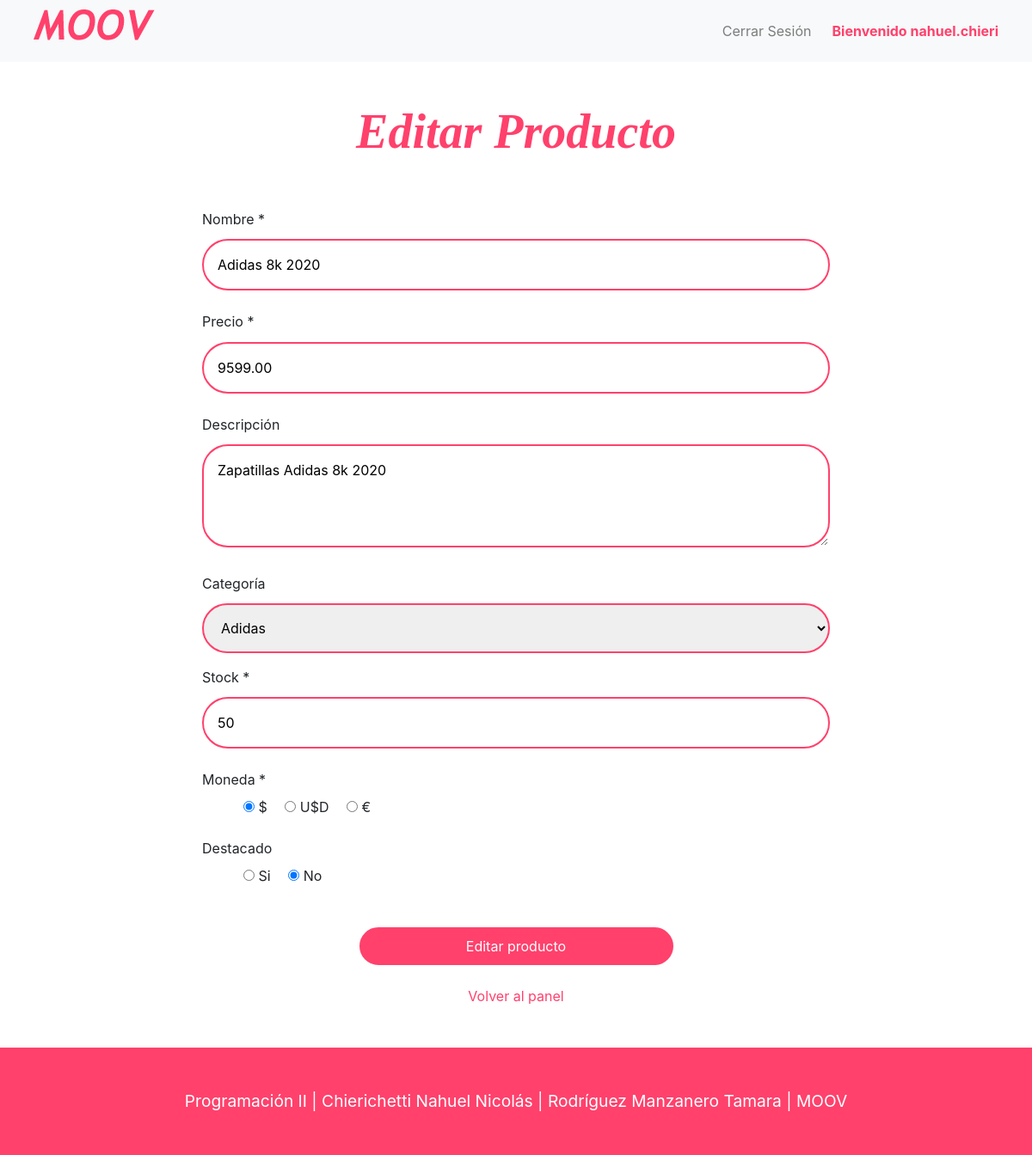
Page /panel/index.php?seccion=alta_producto&id=2 (signed in) on the committed database.
### tables this page shows
CREATE TABLE productos (
    productos_id      INT UNSIGNED AUTO_INCREMENT NOT NULL PRIMARY KEY,
    nombre            VARCHAR(80)                 NOT NULL,
    descripcion       VARCHAR(400)                NOT NULL,
    precio            FLOAT(8,2)				  NOT NULL,
    stock             INT UNSIGNED                DEFAULT 0,
    imagen            VARCHAR(80),              
    destacado         TINYINT UNSIGNED DEFAULT 0,
    monedas_id_fk     TINYINT UNSIGNED            NOT NULL,

    FOREIGN KEY (monedas_id_fk) REFERENCES monedas (monedas_id) ON DELETE CASCADE ON UPDATE CASCADE
);

CREATE TABLE monedas (
    monedas_id     TINYINT UNSIGNED AUTO_INCREMENT NOT NULL PRIMARY KEY,
    moneda         VARCHAR(80)                 NOT NULL,
    detalle        VARCHAR(255)                NOT NULL 
);

### panel/secciones/alta_producto.php (the view, shortened to what this page needs)
<?php
$sql_categorias = "SELECT * FROM categorias;";
$db_categorias = mysqli_query($conexion, $sql_categorias);
$sql_monedas = "SELECT * FROM monedas;";
$db_monedas = mysqli_query($conexion, $sql_monedas);
$prod_cate = [];
$producto = [];
$accion = 'Crear';
$archivo = 'proceso_alta.php';
if (!empty($_GET['id'])) {
    $producto_id = $_GET['id'];
    $sql_productos = "SELECT * FROM productos WHERE productos_id = $producto_id";
    $db_productos = mysqli_query($conexion, $sql_productos);
    $accion = 'Editar';
    $archivo = 'proceso_editar.php';
    $producto = mysqli_fetch_assoc($db_productos);
    $sql_categorias_productos = "SELECT categorias_id_fk FROM productos_tienen_categorias WHERE productos_id_fk=$producto_id;";
    $db_categorias_productos = mysqli_query($conexion, $sql_categorias_productos);
    while ($res_categorias_productos = mysqli_fetch_assoc($db_categorias_productos)) {
        $prod_cate[] = $res_categorias_productos['categorias_id_fk'];
    }
}
?>
<section class="container">
    <div class="row">
        <h2 class="col-12 text-center pt-5 pb-5"><?= $accion ?> Producto</h2>
        <form action="procesos/<?= $archivo ?>" method="POST" enctype="multipart/form-data" class="col-12 col-md-8 m-auto pb-5">
            <div>
                <label for="nombre">Nombre *</label>
                <input class="w-100 p-3 mb-4" placeholder="Nombre" type="text" id="nombre" name="nombre" value="<?= isset($producto['nombre']) ? $producto['nombre'] : '' ?>">
            </div>
            <div>
                <label for="precio">Precio *</label>
                <input class="w-100 p-3 mb-4" placeholder="Precio" type="number" id="precio" name="precio" min="0.01" step="0.01" value="<?= isset($producto['precio']) ? $producto['precio'] : '' ?>">
            </div>
            <div>
                <label>Descripción</label>
                <textarea class="w-100 p-3 mb-4" placeholder="Descripción del producto" name="descripcion" id="descripcion" rows="3"><?= isset($producto['descripcion']) ? $producto['descripcion'] : '' ?></textarea>
            </div>
            <div>
                <label for="categoria">Categoría</label>
                <select name="categoria[]" id="categoria" class="w-100 p-3 form-select-lg mb-3" style="height:max-content;" aria-label=".form-select-lg example">
                <?php
                while ($cate = mysqli_fetch_assoc($db_categorias)){ ?>
                    <option value="<?= $cate['categorias_id'] ?>"  <?= in_array($cate['categorias_id'], $prod_cate) ? 'selected' : '' ?> ><?= $cate['categoria'] ?></option>
                <?php } ?>
                </select>
            </div>
            <div>
                <label for="stock">Stock *</label>
                <input class="w-100 p-3 mb-4" placeholder="Stock" type="number" id="stock" name="stock" min="0.01" step="0.01" value="<?= isset($producto['stock']) ? $producto['stock'] : '' ?>">
            </div>
            <div>
                <label class="d-block">Moneda *</label>
                <ul>
                <?php
                while ($moneda = mysqli_fetch_assoc($db_monedas)){ ?>
                    <li>
                        <input type="radio" name="moneda" value="<?= $moneda['monedas_id'] ?>" class=" text-dark" id="<?= $moneda['monedas_id'] ?>" <?= (isset($producto['monedas_id_fk']) && $producto['monedas_id_fk'] == $moneda['monedas_id']) ? 'checked' : '' ?>>
                        <label for="<?= $moneda['monedas_id'] ?>"><?= $moneda['moneda'] ?></label>
                    </li>
                <?php } ?>
                </ul>
            </div>
            <div>
                <label class="d-block">Destacado</label>
                <ul>
                    <li>
                        <input type="radio" name="destacado" value="1" class=" text-dark" id="si" <?= (isset($producto['destacado']) && $producto['destacado'] == 1) ? 'checked' : '' ?>>
                        <label for="si">Si</label>
                    </li>
                    <li>
                        <input type="radio" name="destacado" value="0"
                       class=" text-dark" id="no" <?= (isset($producto['destacado']) && $producto['destacado'] == 0) ? 'checked' : '' ?>>
                        <label for="no">No</label>
                    </li>
                </ul>
            </div>
            <div class="center">
                <input type="submit" value="<?= $accion ?> producto" class="w-50 mb-4 p-2 mt-4">
            </div>
            <div class="center">
                <a href="../panel/index.php" class="volver" >Volver al panel</a>
            </div>
        </form>
    </div>
</section>

### css/estilos.css (style rules this page uses)
h2 { font-family: Trebuchet MS; font-weight: bold; font-style: italic; color: #FF416C !important; font-size: 3.5em; }
input[type="text"], input[type="email"], input[type="number"], input[type="password"] { border: 2px solid #FF416C; border-radius: 30px; margin: .7em 0; }
textarea { border: 2px solid #FF416C; border-radius: 30px; margin: .7em 0; height: 15vh; }
input[type="submit"] { background: #FF416C; border-radius: 30px; color: white; border: 2px solid #FF416C; }
label { margin-bottom: 0 !important; }
select { border: 2px solid #FF416C; border-radius: 30px; margin: .7em 0; }
ul > li { display: inline-block; padding: 0.5em; }
.center { text-align: center; }
.volver { color: #FF416C; }

### rows in the picture
productos: nombre "Adidas 8k 2020", precio "9599.00", descripcion "Zapatillas Adidas 8k 2020", stock "50", monedas_id_fk "☑ $", monedas_id_fk "☐ U$D", monedas_id_fk "☐ €", destacado "☐ Si", destacado "☑ No"
monedas: moneda "$"
monedas: moneda "U$D"
monedas: moneda "€"

### other values in the picture
$_SESSION['usuario']['usuario'] "nahuel.chieri"
$accion "Editar"
$materia "Programación II"
$alumno "Chierichetti Nahuel Nicolás | Rodríguez Manzanero Tamara"
$title "MOOV"
form field value "Adidas"
